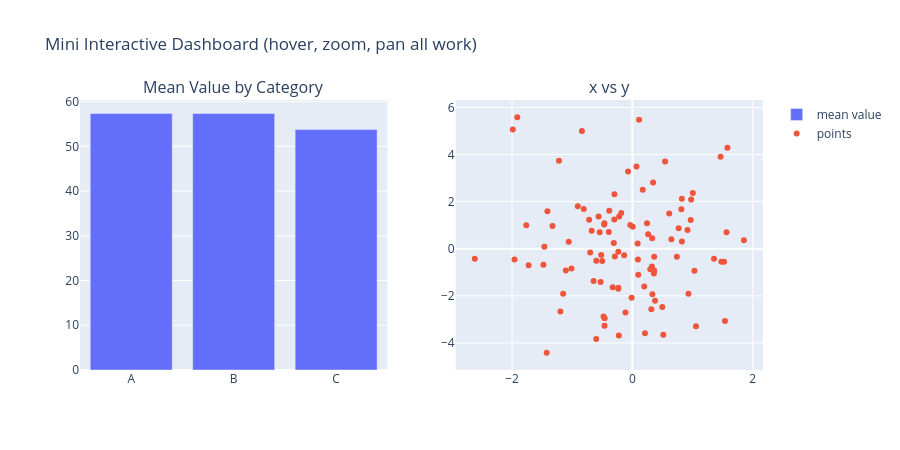

Write notebook code for a chart like this one.
### Markdown cell above
## Part 5: A Mini Dashboard, Shared as HTML

Two charts side by side in one interactive figure — then exported to a single
self-contained HTML file. That file is how Plotly work is shared: anyone can
open it in a browser, no Python required.

### Code cell
# PART 5: build a two-panel dashboard with make_subplots, then export it as ONE self-contained HTML file
print("\n" + "=" * 70)
print("PART 5: Mini Dashboard and HTML Export")
print("=" * 70)

from plotly.subplots import make_subplots
import os

dash = make_subplots(rows=1, cols=2,
                     subplot_titles=('Mean Value by Category', 'x vs y'))
cat_means = df.groupby('category')['value'].mean().reset_index()
dash.add_trace(go.Bar(x=cat_means['category'], y=cat_means['value'],
                      name='mean value'), row=1, col=1)
dash.add_trace(go.Scatter(x=df['x'], y=df['y'], mode='markers',
                          name='points'), row=1, col=2)
dash.update_layout(title_text='Mini Interactive Dashboard (hover, zoom, pan all work)',
                   height=450)
dash.show()

# Sharing: write ONE self-contained HTML file
html_path = 'mini_dashboard.html'
dash.write_html(html_path)
size_kb = os.path.getsize(html_path) / 1024
print(f"\n✓ Dashboard exported to {html_path} ({size_kb:.0f} KB)")
print("  Open that file in any web browser - hover/zoom/pan still work.")
print("  This single HTML file is how Plotly visualizations are shared.")

### Figure 1 — Plotly figure (JSON) as saved in the notebook; plotly's stock layout.template omitted (floating-point values rounded to 4 significant figures)
{"data": [{"name": "mean value", "type": "bar", "x": ["A", "B", "C"], "xaxis": "x", "y": [57.33, 57.34, 53.74], "yaxis": "y"}, {"mode": "markers", "name": "points", "type": "scatter", "x": [0.4967, -0.1383, 0.6477, 1.523, -0.2342, -0.2341, 1.579, 0.7674, -0.4695, 0.5426, -0.4634, -0.4657, 0.242, -1.913, -1.725, -0.5623, -1.013, 0.3142, -0.908, -1.412, 1.466, -0.2258, 0.06753, -1.425, -0.5444, 0.1109, -1.151, 0.3757, -0.6006, -0.2917, -0.6017, 1.852, -0.0135, -1.058, 0.8225, -1.221, 0.2089, -1.96, -1.328, 0.1969, 0.7385, 0.1714, -0.1156, -0.3011, -1.479, -0.7198, -0.4606, 1.057, 0.3436, -1.763, 0.3241, -0.3851, -0.6769, 0.6117, 1.031, 0.9313, -0.8392, -0.3092, 0.3313, 0.9755, -0.4792, -0.1857, -1.106, -1.196, 0.8125, 1.356, -0.07201, 1.004, 0.3616, -0.6451, 0.3614, 1.538, -0.03583, 1.565, -2.62, 0.8219, 0.08705, -0.299, 0.09176, -1.988, -0.2197, 0.3571, 1.478, -0.5183, -0.8085, -0.5018, 0.9154, 0.3288, -0.5298, 0.5133, 0.09708, 0.9686, -0.7021, -0.3277, -0.3921, -1.464, 0.2961, 0.2611, 0.005113, -0.2346], "xaxis": "x2", "y": [-2.473, -0.2805, 0.3976, -0.5508, -1.7, -0.1297, 4.287, 0.8629, 1.03, 3.704, -3.267, 1.083, 1.074, 5.578, -0.7, 1.362, -0.8422, -2.574, 1.8, 1.586, 3.897, -3.686, 3.492, -4.416, 0.7018, 5.47, -1.917, -2.21, -0.516, -0.3274, -3.832, 0.3536, -2.079, 0.2956, 0.3051, 3.734, -3.592, -0.4577, 0.9652, -1.609, -0.3376, 2.5, -2.71, 1.235, -0.6805, 1.229, -2.949, -3.294, 2.809, 0.999, -0.7599, 1.611, 0.7621, 1.497, -0.9332, -1.913, 4.998, 0.24, -1.939, 2.088, -2.876, 1.515, -0.9241, -2.666, 1.674, -0.4222, 3.277, 2.363, -0.9308, -1.377, -0.3378, -3.067, 1.009, 0.6925, -0.4281, 2.116, 0.2251, 2.307, -0.4595, 5.055, 1.365, -1.052, -0.5558, -0.2729, 1.686, -0.5241, 0.7947, 0.4427, -1.413, -3.652, -1.101, 1.22, -0.1612, -1.642, 0.7034, 0.07773, -0.8681, 0.6147, 0.9293, -1.656], "yaxis": "y2"}], "layout": {"annotations": [{"font": {"size": 16}, "showarrow": false, "text": "Mean Value by Category", "x": 0.225, "xanchor": "center", "xref": "paper", "y": 1.0, "yanchor": "bottom", "yref": "paper"}, {"font": {"size": 16}, "showarrow": false, "text": "x vs y", "x": 0.775, "xanchor": "center", "xref": "paper", "y": 1.0, "yanchor": "bottom", "yref": "paper"}], "height": 450, "title": {"text": "Mini Interactive Dashboard (hover, zoom, pan all work)"}, "xaxis": {"anchor": "y", "domain": [0.0, 0.45]}, "xaxis2": {"anchor": "y2", "domain": [0.55, 1.0]}, "yaxis": {"anchor": "x", "domain": [0.0, 1.0]}, "yaxis2": {"anchor": "x2", "domain": [0.0, 1.0]}}}
